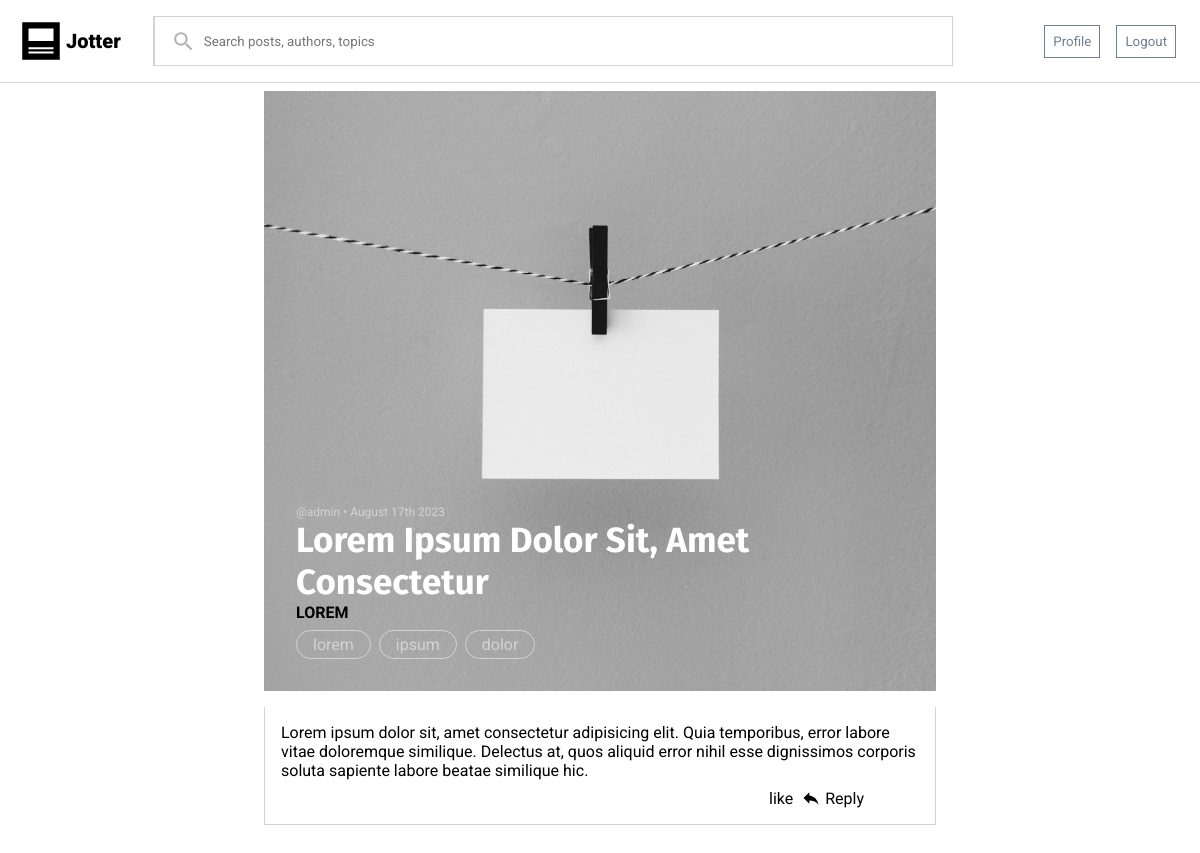
Screenshot of /post/lorem-ipsum-dolor-sit-amet-consectetur/ (signed in) with the database file from the repository.
### blog/models.py (models this page shows, shortened)
class Post(models.Model):
    uuid = models.UUIDField(default=uuid4, auto_created=True)
    author = models.ForeignKey(settings.AUTH_USER_MODEL, on_delete=models.CASCADE)
    topic = models.ForeignKey(Topic, on_delete=models.CASCADE, null=True, blank=True)
    title = models.CharField(max_length=150, null=True, blank=True)
    text = models.TextField(null=True, blank=True)
    dateAdded = models.DateTimeField(auto_now_add=True)
    slug = models.SlugField(null=False)
    tags = models.CharField(max_length=50, null=True, blank=True)
    likes = models.ManyToManyField(settings.AUTH_USER_MODEL, through='LikeRelation', related_name='likedPosts')
    draft = models.BooleanField(default=False)
    class Meta:
        ordering = ('-dateAdded',)

class Topic(models.Model):
    title = models.CharField(max_length=25)
    uuid = models.UUIDField(default=uuid4)
    def __str__(self):
        return self.title

### accounts/models.py (models this page shows, shortened)
class CustomUser(AbstractUser):
    bio = models.TextField(max_length=500, blank=True)
    following = models.ManyToManyField('self', blank=True, symmetrical=False, related_name="followers", through='FollowerRelation')
    socialLinks = models.TextField(blank=True)
    topics = models.ManyToManyField(Topic, blank=True, related_name='subscribers')
    def __str__(self):
        return self.username

### blog/views.py (the view)
# urls.py: path('post/<str:slug>/', PostDetail.as_view(), name="postDetail"),
class PostDetail(DetailView):
    model = Post
    template_name = "blog/postDetail.html"
    slug_field = "slug"
    def get(self, request, *args, **kwargs):
        post = super(PostDetail, self).get_object()
        tags = post.tags.split(',')
        comments = post.comment_set.all()
        like = False
        if post in request.user.likedPosts.all():
            like = True
        context = {'post': post, 'comments': comments, 'tags': tags, 'like': like}
        return render(request, self.template_name, context)

### blog/templates/blog/postDetail.html (shortened to what this page needs)
{% extends "blog/base.html" %}
{% load static %}
{% block staticfiles %}
<link rel="stylesheet" href="{% static 'blog/css/postDetail.css' %}">
<link rel="stylesheet" href="{% static 'blog/css/blogComment.css' %}">
{% endblock staticfiles%}
{% block content %}
<div class="postDetail">
    <div class="header">
        <div class="auth-time"><a href="{% url 'accounts:profile' post.author %}">@{{ post.author }}</a> • {{ post.dateAdded|date:"F jS o" }}</div>
        <div class="title">{{ post.title|title }}</div>
        <div class="topic"><a href="{% url 'blog:topicDetail' post.topic.uuid %}">{{ post.topic|upper }}</a></div>
        <div class="tags">
            {% for tag in tags %}
            <a href="{% url 'blog:tag' tag %}">
                <div class="tag">{{ tag }}</div>
            </a>
            {% endfor %}
        </div>
    </div>
    <div class="content">
        {{ post.text|linebreaks }}
        <div class="feedback">
            <div>
                {% if like %}
                <img src="{% static 'blog/icons/thumb-up.svg' %}" alt="">
                <a href="#" class="dislike">dislike</a>
                <a href="#" class="like" style="display: none;">like</a>
                {% else %}
                <a href="#" class="like">like</a>
                {% endif %}
            </div>
            {% if user.is_authenticated %}
            <div class="reply"><img src="{% static 'blog/icons/reply.svg' %}" alt=""> Reply</div>
            {% endif %}
        </div>
    </div>
</div>
{% endblock content %}

### blog/static/blog/css/base.css (style rules this page uses)
* { margin: 0; box-sizing: border-box; font-family: 'Roboto', sans-serif; }
body { width: 100vw; height: 100vh; }
a { text-decoration: none; color: black; }

### blog/static/blog/css/postDetail.css (style rules this page uses)
.postDetail { width: 100%; }
.postDetail { padding: 0 200px; }
.postDetail > .header { background-image: url('../img/blank.jpg'); background-position: center; background-size: cover; height: 600px; width: 100%; display: flex; flex-direction: column; justify-content: end; align-items: start; padding: 32px; }
.header > .title { font-family: 'Fira Sans', Arial, Helvetica, sans-serif; font-weight: 700; font-size: 35px; color: white; }
.header > .topic a { font-weight: 700; }
.header > .auth-time, .header > .auth-time a { font-size: 12px; color: lightgray; }
.header > .tags { display: flex; flex-direction: row; gap: 8px; margin-top: 8px; }
.header .tag { border: 1px solid lightgray; padding: 4px 16px; border-radius: 25px; color: lightgray; }
.postDetail > .content { margin: 16px 0; border: 1px solid lightgray; border-top: none; padding: 16px; }
.postDetail > .content img { width: 20px; }
.postDetail > .content > .feedback, .postDetail > .content > .feedback > * { display: flex; flex-direction: row; align-items: center; gap: 4px; }
.postDetail > .content > .feedback { gap: 8px; margin-top: 8px; padding-left: auto; width: 150px; margin-left: auto; }
.postDetail > .content > .feedback a { text-decoration: none; }

### rows the page displays
Post: author "admin", dateAdded "August 17th 2023", title "Lorem Ipsum Dolor Sit, Amet Consectetur", topic "LOREM", text "Lorem ipsum dolor sit, amet consectetur adipisicing elit. Quia temporibus, error labore vitae doloremque similique. Delectus at, quos aliquid error nihil esse dignissimos corporis soluta sapiente labore beatae similique hic."

### other values shown
{{ tag }} "lorem" "ipsum" "dolor"
